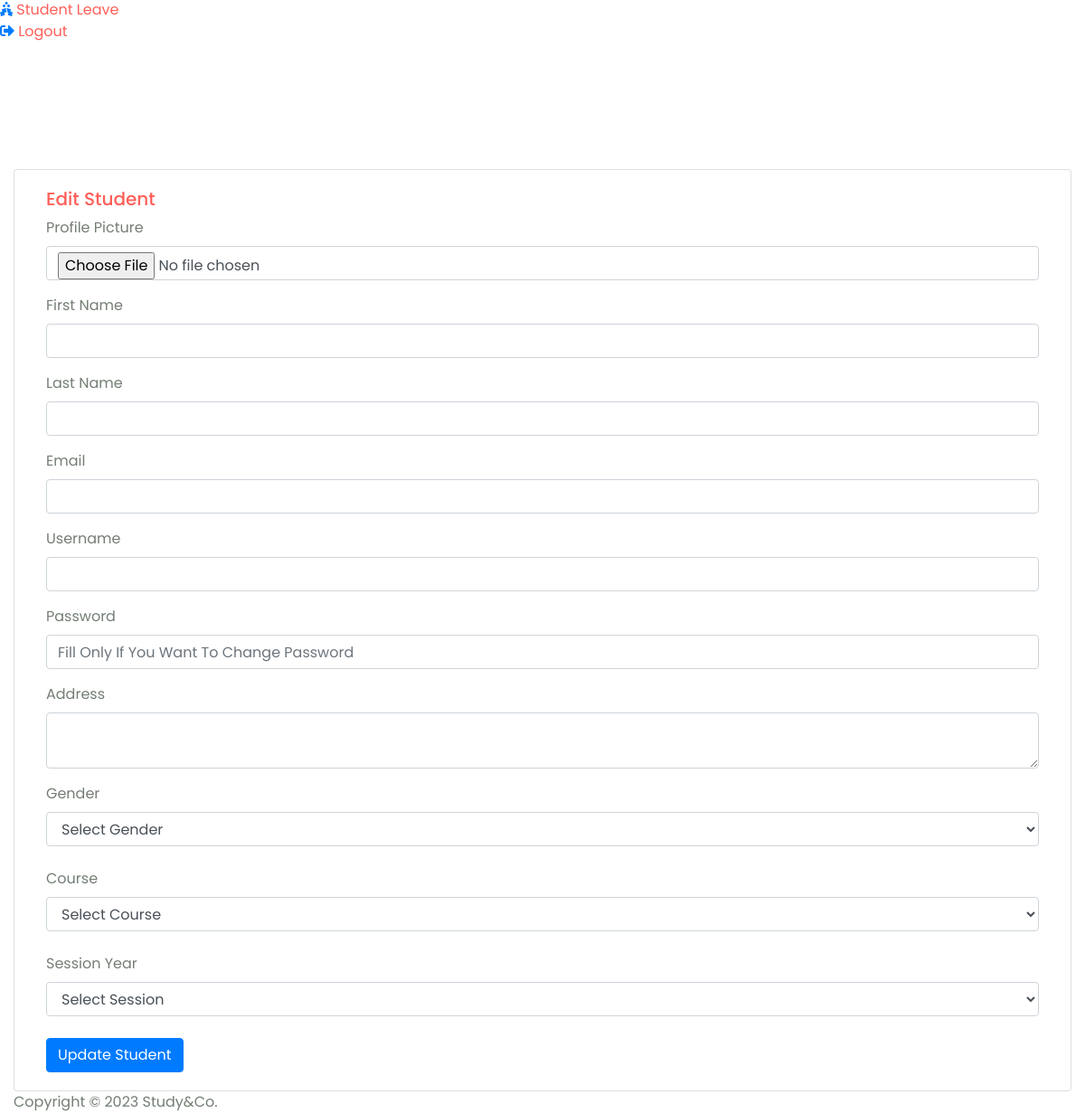
Before: /Hod/Student/Edit/1 (signed in, lower part) with the older database file.
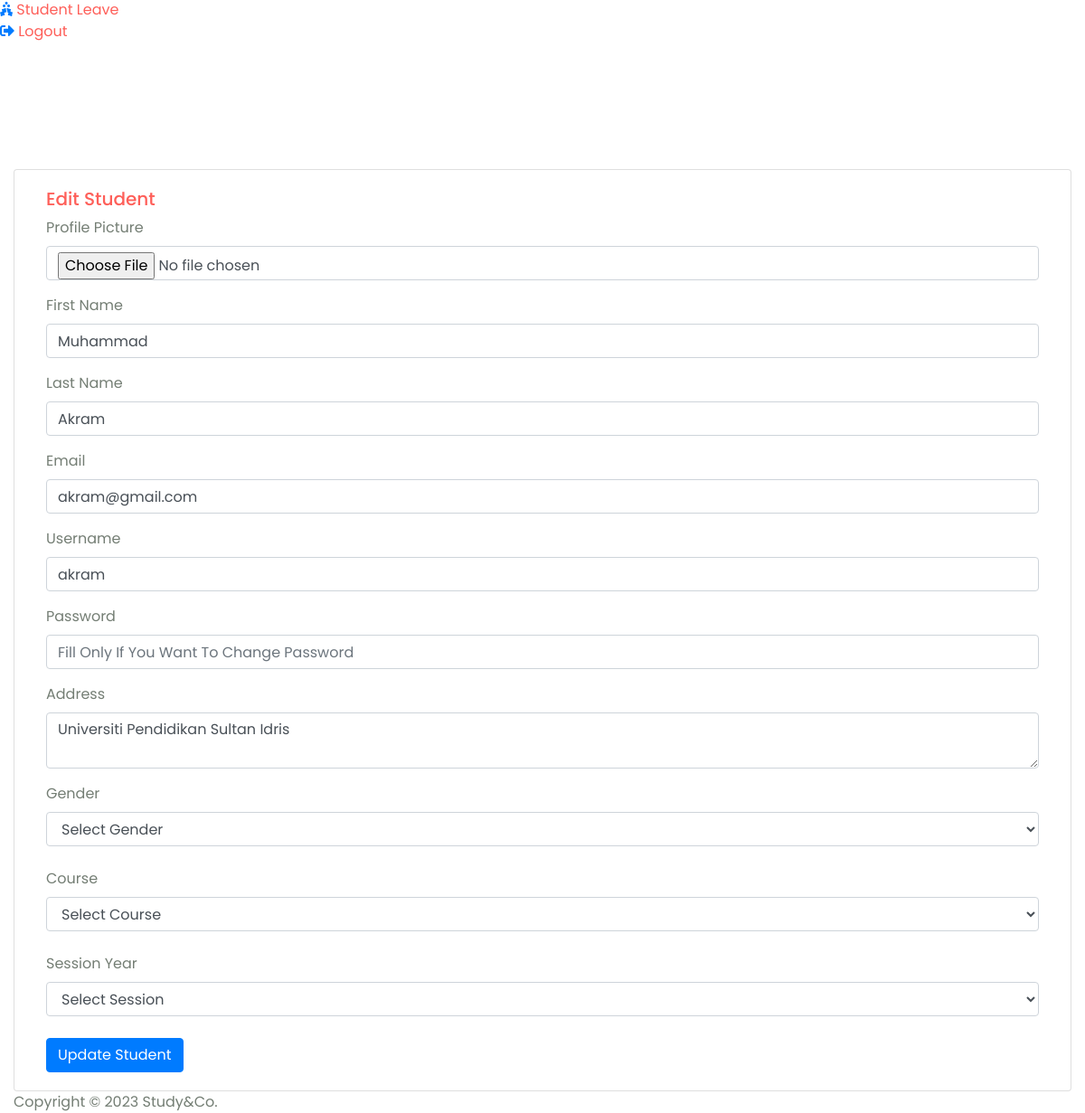
After: the same page with the newer database file.
### eduflexApp/models.py (models this page shows, shortened)
class Student(models.Model):
    admin = models.OneToOneField(CustomUser,on_delete=models.CASCADE)
    address = models.TextField()
    gender = models.CharField(max_length=100)
    course_id = models.ForeignKey(Course,on_delete=models.DO_NOTHING)
    session_year_id = models.ForeignKey(Session_Year,on_delete=models.DO_NOTHING)
    created_at = models.DateTimeField(auto_now_add=True)
    updated_at = models.DateTimeField(auto_now=True)

class CustomUser(AbstractUser):
    USER = (
        (1,'HOD'),
        (2,'STAFF'),
        (3,'STUDENT'),
    )
    user_type = models.CharField(choices=USER,max_length=50,default=1)
    profile_pic = models.ImageField(upload_to='media/profile_pic')

### eduflex/Hod_Views.py (the view)
# urls.py: path('Hod/Student/Edit/<str:id>',Hod_Views.EDIT_STUDENT,name='edit_student'),
@login_required(login_url='login/')
def EDIT_STUDENT(request,id):
    student = Student.objects.filter(id = id)
    course = Course.objects.all()
    session_year = Session_Year.objects.all()
    context = {
        'student':student,
        'course':course,
        'session_year':session_year,
    }
    return render(request,'Hod/edit_student.html',context)

### eduflexApp/templates/Hod/edit_student.html (shortened to what this page needs)
{% extends 'base.html' %}
{% block content %}
<div class="row">
    <div class="col-sm-12">
      <div class="card">
        <div class="card-body">
          <form method = "POST" action ={% url 'update_student' %} enctype="multipart/form-data">
            <div class="col-12">
              <h5 class="form-title">
              </h5>
            </div>
            <div class="col-sm-12">
              <div class="form-group">
                <label>Profile Picture</label>
                <input type="file" class="form-control" name="profile_pic" />
              </div>
            </div>
            <div class="col-sm-12">
              <div class="form-group">
                <label>First Name</label>
                <input
                  type="text"
                  class="form-control"
                  name="first_name"
                  value="{% for i in student %}{{i.admin.first_name}}{% endfor %}"
                />
              </div>
            </div>
            <div class="col-sm-12">
              <div class="form-group">
                <label>Last Name</label>
                <input
                  type="text"
                  class="form-control"
                  name="last_name"
                  value="{% for i in student %}{{i.admin.last_name}}{% endfor %}"
                />
              </div>
            </div>
            <div class="col-sm-12">
              <div class="form-group">
                <label>Email</label>
                <input
                  type="email"
                  class="form-control"
                  name="email"
                  value="{% for i in student %}{{i.admin.email}}{% endfor %}"
                />
              </div>
            </div>
            <div class="col-sm-12">
              <div class="form-group">
                <label>Username</label>
                <input
                  type="text"
                  class="form-control"
                  name="username"
                  value="{% for i in student %}{{i.admin.username}}{% endfor %}"
                />
              </div>
            </div>
            <div class="col-sm-12">
              <div class="form-group">
                <label>Password</label>
                <input
                  type="password"
                  class="form-control"
                  name="password"
                  placeholder ="Fill Only If You Want To Change Password"
                />
              </div>
            </div>
            <div class="col-sm-12">
                <div class="form-group">
                  <label>Address</label>
                  <textarea  class="form-control" name="address">{% for i in student %}{{i.address}}{% endfor %}</textarea>
                </div>
              </div>
              <div class="col-sm-12">
                <label>Gender</label>
                <select class="form-control" name="gender" >
                    <option>Select Gender</option>
                </select>
              </div>
              <br>
              <div class="col-sm-12">
                <label>Course</label>
                <select class="form-control" name="course_id" >
                    <option>Select Course</option>
                </select>
              </div>
              <br>
              <div class="col-sm-12">
                <label>Session Year</label>
                <select class="form-control" name="session_year_id" >
                    <option>Select Session</option>
                </select>
              </div>
            <br>
            <div class="col-12">
              <button type="submit" class="btn btn-primary">
                Update Student
              </button>
            </div>
          </form>
        </div>
      </div>
    </div>
  </div>
{% endblock content %}

Changed rows visible on the page:
added Student: first_name "Muhammad", last_name "Akram", email "akram@gmail.com", username "akram", address "Universiti Pendidikan Sultan Idris"
